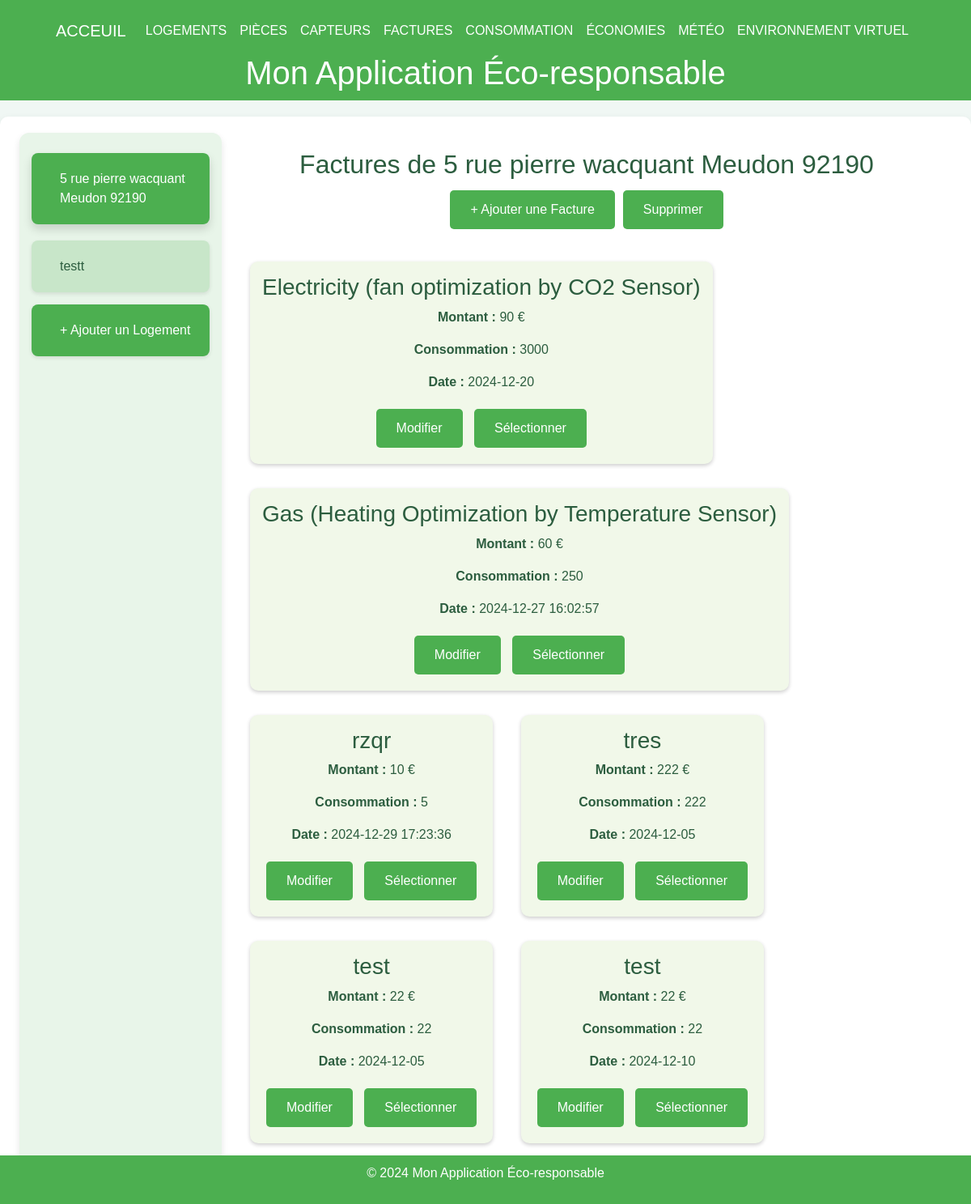
Page /visualiser_factures on the earlier database version.
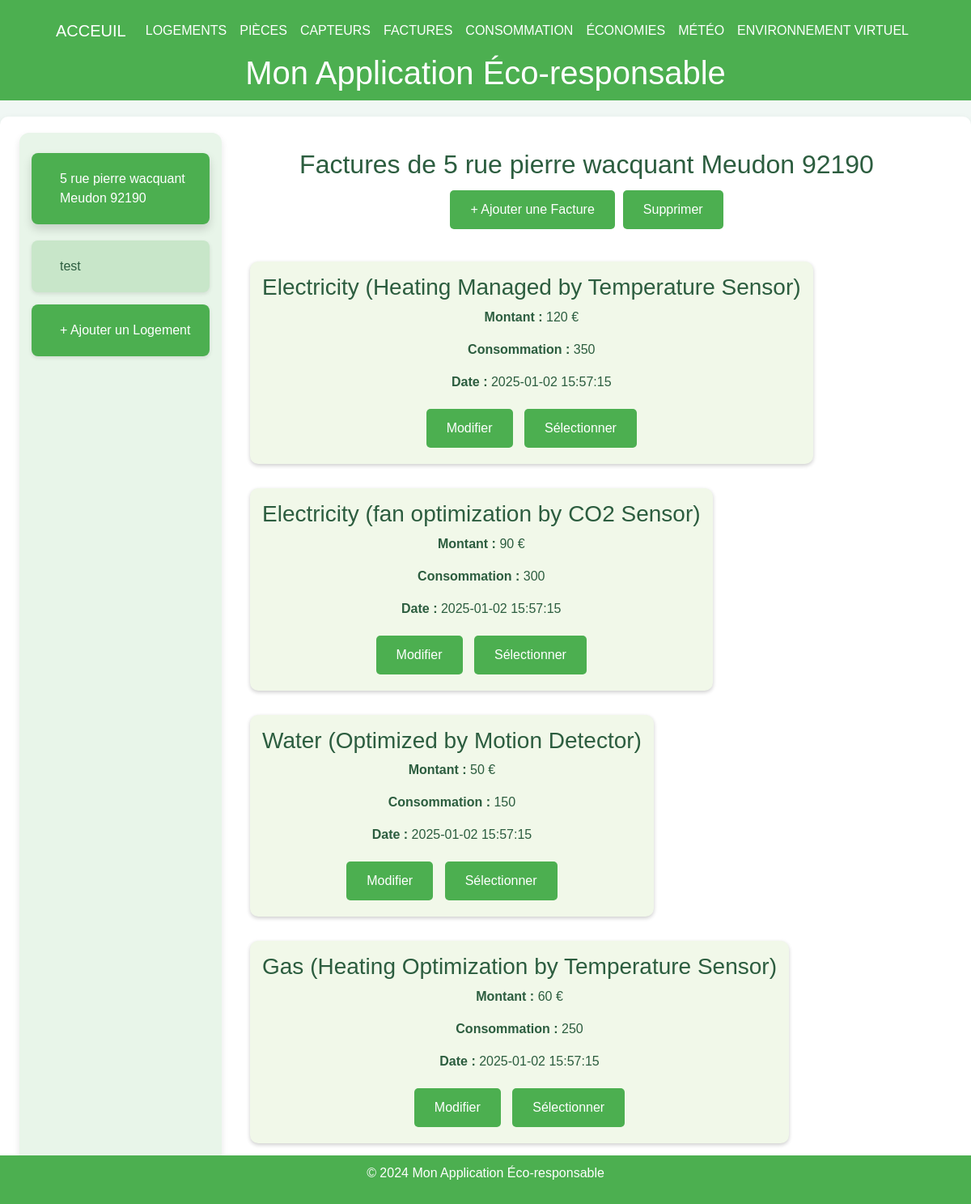
Same page on the later database version.
### tables this page shows
CREATE TABLE Housing (
housing_id INTEGER PRIMARY KEY, -- Identifiant unique pour chaque logement
address VARCHAR(255), -- Adresse du logement
phone_number VARCHAR(20), -- NumÃ©ro de contact pour le logement
ip_address VARCHAR(15), -- Adresse IP associÃ©e au logement
insert_date TIMESTAMP DEFAULT CURRENT_TIMESTAMP -- Horodatage de l'ajout de l'enregistrement
);

CREATE TABLE Invoice (
invoice_id INTEGER PRIMARY KEY, -- Identifiant unique pour chaque facture
housing_id INTEGER, -- RÃ©fÃ©rence au logement concernÃ© par la facture
type VARCHAR(100), -- Type de la facture (ex. : eau, Ã©lectricitÃ©)
amount INTEGER, -- Montant de la facture
value INTEGER, -- Valeur de la consommation en ressource
insert_date TIMESTAMP DEFAULT CURRENT_TIMESTAMP, -- Horodatage de l'ajout de l'enregistrement de la facture
FOREIGN KEY (housing_id) REFERENCES Housing(housing_id) -- Lien entre la facture et un logement spÃ©cifique
);

### main.py (the view)
@app.get("/visualiser_factures", response_class=HTMLResponse)
def visualiser_factures(request: Request, id: int = 1):
    conn = get_db_connection()
    logements = conn.execute("SELECT housing_id, address FROM Housing").fetchall()
    selected_logement = conn.execute("SELECT address FROM Housing WHERE housing_id = ?", (id,)).fetchone()
    factures = conn.execute("SELECT invoice_id, housing_id, type, amount, value, insert_date FROM Invoice WHERE housing_id = ?", (id,)).fetchall()
    conn.close()
    return templates.TemplateResponse("visualiser_factures.html", {
        "request": request,
        "logements": logements,
        "factures": factures,
        "selected_id": id,
        "selected_logement_address": selected_logement["address"] if selected_logement else "Logement par Défaut"
    })

### templates/visualiser_factures.html (shortened to what this page needs)
{% extends "layout.html" %}
{% block content %}
<div class="container-fluid">
    <div class="menu">
        {% for logement in logements %}
        <div class="menu-item {% if selected_id == logement.housing_id %}active{% endif %}"
            onclick="location.href='?id={{ logement.housing_id }}'">
            {{ logement.address }}
        </div>
        {% endfor %}
        <div class="menu-item" style="background-color: #4caf50; color: white;"
            onclick="location.href='https://localhost:8000/logements'">
            + Ajouter un Logement
        </div>
    </div>
    <div class="content">
        <h2 class="text-center">Factures de {{ selected_logement_address or 'Logement par Défaut' }}</h2>
        <div class="actions">
            <button class="btn" onclick="openAddModal()">+ Ajouter une Facture</button>
            <button class="btn" onclick="deleteSelected()">Supprimer</button>
        </div>
        {% if factures %}
        {% for facture in factures %}
        <div class="tile" id="tile-{{ facture.invoice_id }}">
            <h3>{{ facture.type }}</h3>
            <p><strong>Montant :</strong> {{ facture.amount }} €</p>
            <p><strong>Consommation :</strong> {{ facture.value }}</p>
            <p><strong>Date :</strong> {{ facture.insert_date }}</p>
            <div style="margin-top: 10px;">
                <button class="btn"
                    onclick="openEditModal('{{ facture.invoice_id }}', '{{ facture.type }}', '{{ facture.amount }}', '{{ facture.value }}', '{{ facture.insert_date }}')">
                    Modifier
                </button>
                <button class="btn" onclick="toggleSelection('{{ facture.invoice_id }}')">Sélectionner</button>
            </div>
        </div>
        {% endfor %}
        {% else %}
        <p class="text-center">Aucune facture trouvée pour ce logement.</p>
        {% endif %}
    </div>
</div>
{% endblock %}

Differences in the rows shown:
removed Invoice: type "rzqr", amount "10", value "5", insert_date "2024-12-29 17:23:36"
removed Invoice: type "tres", amount "222", value "222", insert_date "2024-12-05"
removed Invoice: type "test", amount "22", value "22", insert_date "2024-12-05"
removed Invoice: type "test", amount "22", value "22", insert_date "2024-12-10"
changed Housing: address "testt" → "test"
added Invoice: type "Electricity (Heating Managed by Temperature Sensor)", amount "120", value "350", insert_date "2025-01-02 15:57:15"
changed Invoice "Electricity (fan optimization by CO2 Sensor)": value "3000" → "300"; insert_date "2024-12-20" → "2025-01-02 15:57:15"
added Invoice: type "Water (Optimized by Motion Detector)", amount "50", value "150", insert_date "2025-01-02 15:57:15"
changed Invoice "Gas (Heating Optimization by Temperature Sensor)": insert_date "2024-12-27 16:02:57" → "2025-01-02 15:57:15"
